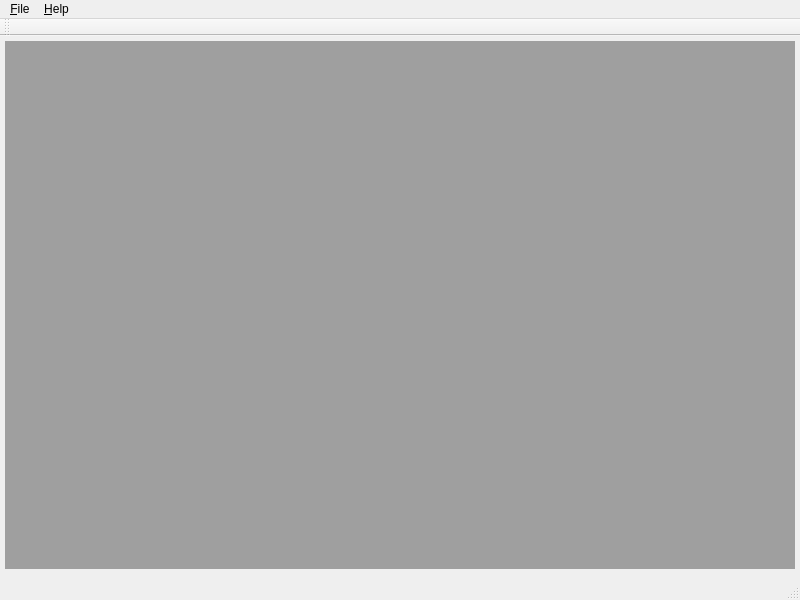
<?xml version="1.0" encoding="UTF-8"?>
<ui version="4.0">
 <class>CommApp</class>
 <widget class="QMainWindow" name="CommApp">
  <property name="geometry">
   <rect>
    <x>0</x>
    <y>0</y>
    <width>800</width>
    <height>600</height>
   </rect>
  </property>
  <property name="windowIcon">
   <iconset resource="application.qrc">
    <normaloff>:/images/serial.png</normaloff>:/images/serial.png</iconset>
  </property>
  <widget class="QWidget" name="centralwidget">
   <layout class="QHBoxLayout" name="horizontalLayout">
    <property name="spacing">
     <number>5</number>
    </property>
    <property name="leftMargin">
     <number>5</number>
    </property>
    <property name="topMargin">
     <number>5</number>
    </property>
    <property name="rightMargin">
     <number>5</number>
    </property>
    <item>
     <widget class="QSplitter" name="hSplitter">
      <property name="orientation">
       <enum>Qt::Horizontal</enum>
      </property>
      <property name="handleWidth">
       <number>3</number>
      </property>
      <property name="childrenCollapsible">
       <bool>false</bool>
      </property>
      <widget class="QMdiArea" name="mdiArea">
       <property name="verticalScrollBarPolicy">
        <enum>Qt::ScrollBarAlwaysOff</enum>
       </property>
       <property name="horizontalScrollBarPolicy">
        <enum>Qt::ScrollBarAlwaysOff</enum>
       </property>
       <property name="sizeAdjustPolicy">
        <enum>QAbstractScrollArea::AdjustIgnored</enum>
       </property>
       <property name="activationOrder">
        <enum>QMdiArea::StackingOrder</enum>
       </property>
       <property name="viewMode">
        <enum>QMdiArea::TabbedView</enum>
       </property>
       <property name="tabsClosable">
        <bool>false</bool>
       </property>
      </widget>
     </widget>
    </item>
   </layout>
  </widget>
  <widget class="QMenuBar" name="menubar">
   <property name="geometry">
    <rect>
     <x>0</x>
     <y>0</y>
     <width>800</width>
     <height>20</height>
    </rect>
   </property>
   <widget class="QMenu" name="menu_File">
    <property name="title">
     <string>&amp;File</string>
    </property>
   </widget>
   <widget class="QMenu" name="menu_Help">
    <property name="title">
     <string>&amp;Help</string>
    </property>
   </widget>
   <addaction name="menu_File"/>
   <addaction name="menu_Help"/>
  </widget>
  <widget class="QStatusBar" name="statusbar"/>
  <widget class="QToolBar" name="toolBar">
   <property name="windowTitle">
    <string>toolBar</string>
   </property>
   <attribute name="toolBarArea">
    <enum>TopToolBarArea</enum>
   </attribute>
   <attribute name="toolBarBreak">
    <bool>false</bool>
   </attribute>
  </widget>
 </widget>
 <resources>
  <include location="application.qrc"/>
  <include location="application.qrc"/>
 </resources>
 <connections/>
</ui>
